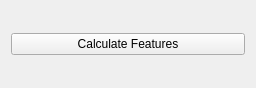
<?xml version="1.0" encoding="UTF-8"?>
<ui version="4.0">
 <class>containingWidget</class>
 <widget class="QWidget" name="containingWidget">
  <property name="geometry">
   <rect>
    <x>0</x>
    <y>0</y>
    <width>256</width>
    <height>88</height>
   </rect>
  </property>
  <property name="sizePolicy">
   <sizepolicy hsizetype="Preferred" vsizetype="Preferred">
    <horstretch>1</horstretch>
    <verstretch>0</verstretch>
   </sizepolicy>
  </property>
  <property name="minimumSize">
   <size>
    <width>50</width>
    <height>0</height>
   </size>
  </property>
  <property name="baseSize">
   <size>
    <width>0</width>
    <height>0</height>
   </size>
  </property>
  <property name="windowTitle">
   <string>Form</string>
  </property>
  <layout class="QVBoxLayout" name="verticalLayout_2">
   <item>
    <layout class="QVBoxLayout" name="verticalLayout_5">
     <item>
      <widget class="QPushButton" name="calculateFeaturesButton">
       <property name="text">
        <string>Calculate Features</string>
       </property>
      </widget>
     </item>
    </layout>
   </item>
  </layout>
 </widget>
 <resources/>
 <connections/>
</ui>
